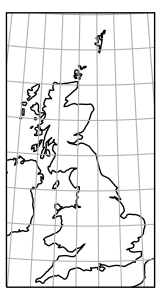

Python code for this plot:
import matplotlib.pyplot as plt
import cartopy.crs as ccrs

plt.figure(figsize=(1.6154, 3))
ax = plt.axes(projection=ccrs.OSGB())
ax.coastlines(resolution='50m')
ax.gridlines()
